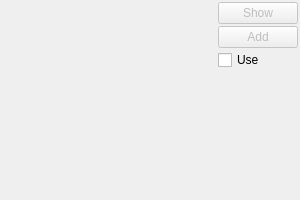
<?xml version="1.0" encoding="UTF-8"?>
<ui version="4.0">
 <class>ImageForCalibrationWidget</class>
 <widget class="QWidget" name="ImageForCalibrationWidget">
  <property name="geometry">
   <rect>
    <x>0</x>
    <y>0</y>
    <width>300</width>
    <height>200</height>
   </rect>
  </property>
  <property name="minimumSize">
   <size>
    <width>300</width>
    <height>200</height>
   </size>
  </property>
  <property name="maximumSize">
   <size>
    <width>16777215</width>
    <height>200</height>
   </size>
  </property>
  <property name="windowTitle">
   <string>Form</string>
  </property>
  <layout class="QGridLayout" name="gridLayout">
   <property name="leftMargin">
    <number>2</number>
   </property>
   <property name="topMargin">
    <number>2</number>
   </property>
   <property name="rightMargin">
    <number>2</number>
   </property>
   <property name="bottomMargin">
    <number>2</number>
   </property>
   <property name="spacing">
    <number>2</number>
   </property>
   <item row="0" column="0" rowspan="4">
    <widget class="ImageWidget" name="widget" native="true">
     <property name="minimumSize">
      <size>
       <width>120</width>
       <height>80</height>
      </size>
     </property>
    </widget>
   </item>
   <item row="0" column="1">
    <widget class="QPushButton" name="showButon">
     <property name="enabled">
      <bool>false</bool>
     </property>
     <property name="sizePolicy">
      <sizepolicy hsizetype="Maximum" vsizetype="Fixed">
       <horstretch>0</horstretch>
       <verstretch>0</verstretch>
      </sizepolicy>
     </property>
     <property name="text">
      <string>Show</string>
     </property>
     <property name="iconSize">
      <size>
       <width>24</width>
       <height>24</height>
      </size>
     </property>
    </widget>
   </item>
   <item row="1" column="1">
    <widget class="QPushButton" name="addButon">
     <property name="enabled">
      <bool>false</bool>
     </property>
     <property name="sizePolicy">
      <sizepolicy hsizetype="Maximum" vsizetype="Fixed">
       <horstretch>0</horstretch>
       <verstretch>0</verstretch>
      </sizepolicy>
     </property>
     <property name="text">
      <string>Add</string>
     </property>
    </widget>
   </item>
   <item row="2" column="1">
    <widget class="QCheckBox" name="useCheckBox">
     <property name="text">
      <string>Use</string>
     </property>
    </widget>
   </item>
   <item row="3" column="1">
    <spacer name="verticalSpacer">
     <property name="orientation">
      <enum>Qt::Vertical</enum>
     </property>
     <property name="sizeHint" stdset="0">
      <size>
       <width>20</width>
       <height>40</height>
      </size>
     </property>
    </spacer>
   </item>
  </layout>
 </widget>
 <customwidgets>
  <customwidget>
   <class>ImageWidget</class>
   <extends>QWidget</extends>
   <header>viAreaWidget.h</header>
   <container>1</container>
  </customwidget>
 </customwidgets>
 <resources/>
 <connections>
  <connection>
   <sender>showButon</sender>
   <signal>released()</signal>
   <receiver>ImageForCalibrationWidget</receiver>
   <slot>showImage()</slot>
   <hints>
    <hint type="sourcelabel">
     <x>275</x>
     <y>55</y>
    </hint>
    <hint type="destinationlabel">
     <x>202</x>
     <y>52</y>
    </hint>
   </hints>
  </connection>
  <connection>
   <sender>addButon</sender>
   <signal>released()</signal>
   <receiver>ImageForCalibrationWidget</receiver>
   <slot>closeWid()</slot>
   <hints>
    <hint type="sourcelabel">
     <x>355</x>
     <y>55</y>
    </hint>
    <hint type="destinationlabel">
     <x>202</x>
     <y>52</y>
    </hint>
   </hints>
  </connection>
 </connections>
 <slots>
  <slot>showImage()</slot>
  <slot>closeWid()</slot>
 </slots>
</ui>
